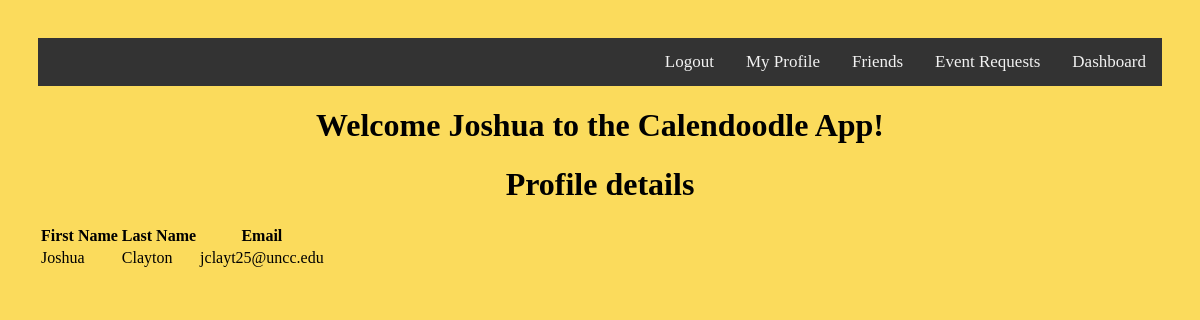
The app's page /profile (signed in) with its own data.
### models.py (models this page shows, shortened)
class User(db.Model):
    id = db.Column("id", db.Integer, primary_key=True)
    first_name = db.Column("first_name", db.String(100))
    last_name = db.Column("last_name", db.String(100))
    email = db.Column("email", db.String(100))
    password = db.Column(db.String(255), nullable=False)
    registered_on = db.Column(db.DateTime, nullable=False)
    events = db.relationship("Event", backref="user", lazy=True)

### flask_jubjub.py (the view)
@app.route('/profile')
def get_profile():
    if session.get('user'):
        curr_user = db.session.query(User).filter_by(first_name=session['user']).one()
        return render_template('profile.html', user=curr_user)
    else:
        return redirect(url_for('login'))

### templates/profile.html (shortened to what this page needs)
<!DOCTYPE html>
<html lang="en">
    <head>
        <link rel="stylesheet" href="{{ url_for('static', filename='main.css') }}">
        <link rel="stylesheet" href="{{ url_for('static', filename='forms.css') }}">
    </head>
    <body>
        <div class="topnav">
                <a href="{{ url_for('get_events') }}">Dashboard</a>
                <a href="{{ url_for('get_events') }}">Event Requests</a>
                <a>Friends</a>
                <a href="{{ url_for('get_profile') }}">My Profile</a>
            {% if user.first_name %}
                    <a href="{{ url_for('logout') }}">Logout</a>
            {% else %}
                    <a href="{{ url_for('login') }}">Sign In</a>
            {% endif %}
        </div>
        <h1>Welcome {{ user.first_name }} to the Calendoodle App!</h1>
        <h1>Profile details</h1>
        <table>
            <tr>
                <th>First Name</th>
                <th>Last Name</th>
                <th>Email</th>
            </tr>
            <tr>
                <td>{{ user.first_name }}</td>
                <td>{{ user.last_name }}</td>
                <td>{{ user.email }}</td>
            </tr>
        </table>
    </body>
</html>

### static/main.css (style rules this page uses)
body { padding: 30px 30px; background: #fbdb5c; }
h1 { color: black; text-align: center; }
.topnav { overflow: hidden; background-color: #333; }
.topnav a { float: right; color: #f2f2f2; text-align: center; padding: 14px 16px; text-decoration: none; font-size: 17px; }

### records on screen
User: first_name "Joshua", last_name "Clayton", email "jclayt25@uncc.edu"
